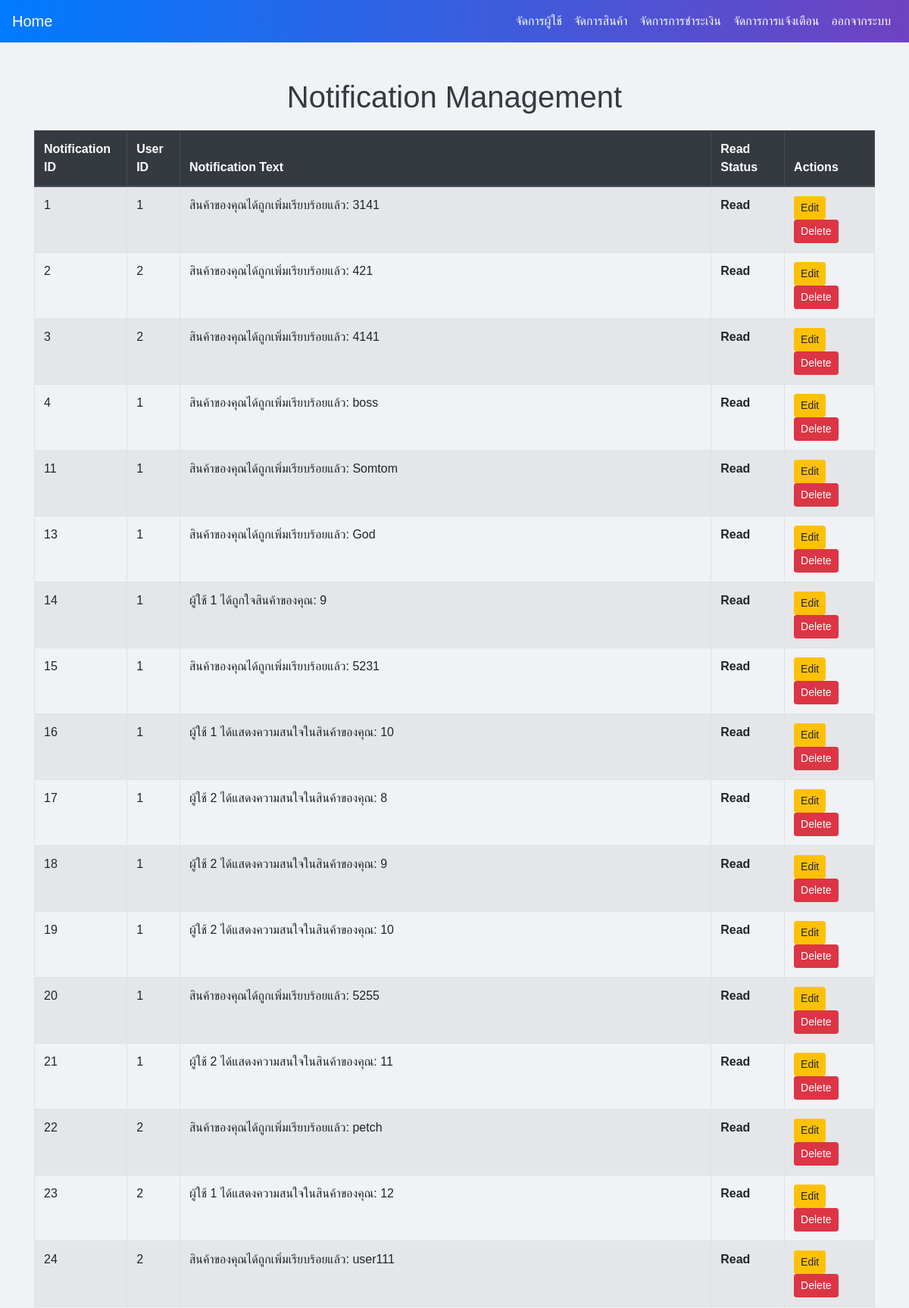
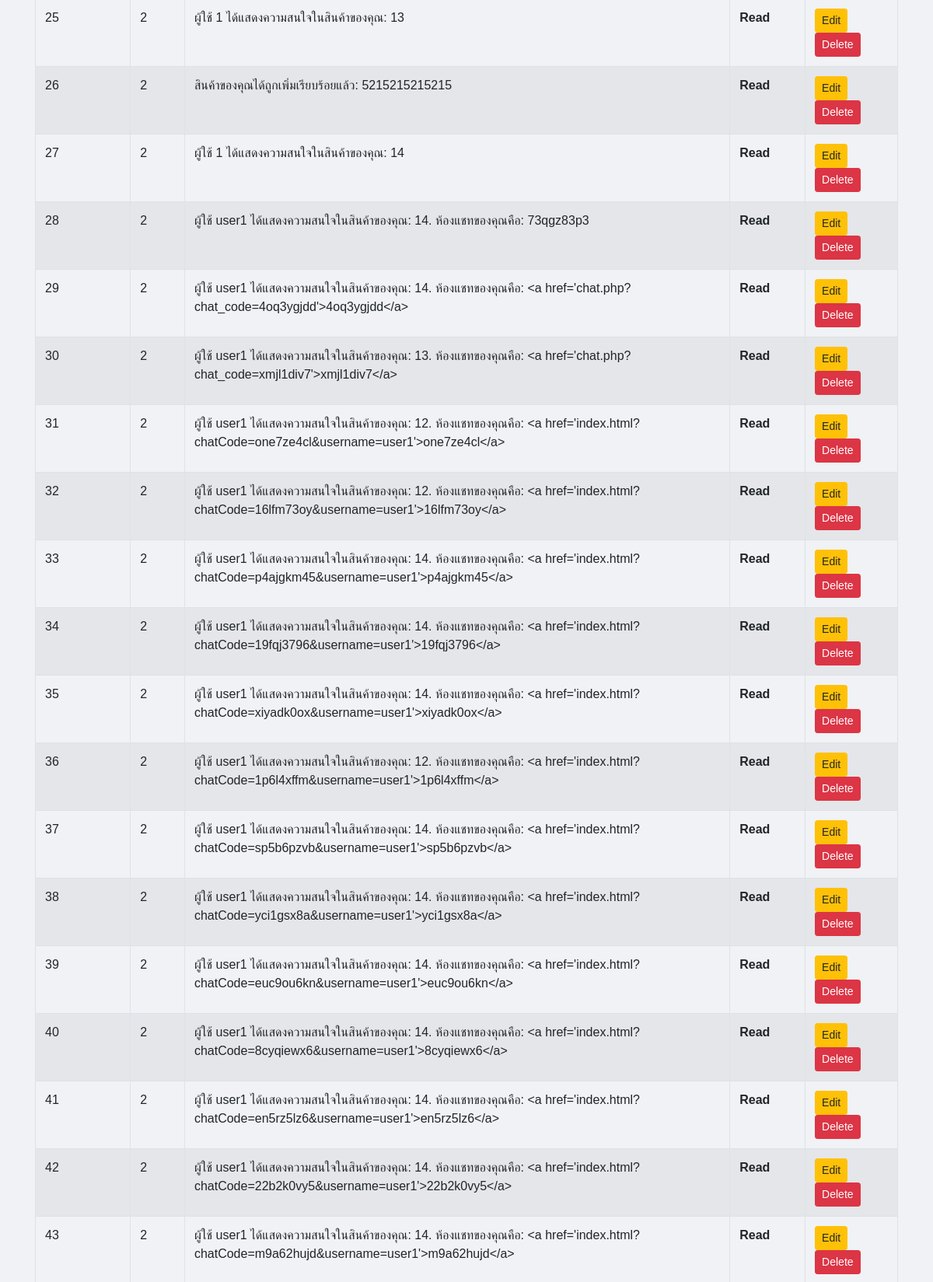
Page /admin/Manage_Notifications.php (upper part) on the committed database (2 pictures, top to bottom).
### tables this page shows
CREATE TABLE `notifications` (
  `notification_id` int(11) NOT NULL,
  `user_id` int(10) UNSIGNED DEFAULT NULL,
  `notification_text` varchar(255) NOT NULL,
  `is_read` tinyint(1) DEFAULT 0,
  `created_at` timestamp NOT NULL DEFAULT current_timestamp()
);

### admin/Manage_Notifications.php (the view, shortened to what this page needs)
<?php
include 'db_connect.php';
$sql = "SELECT * FROM notifications";
$result = mysqli_query($conn, $sql);
?>
<!DOCTYPE html>
<html lang="en">
<head>
    <link rel="stylesheet" href="https://stackpath.bootstrapcdn.com/bootstrap/4.5.2/css/bootstrap.min.css">
</head>
<body>
    <nav class="navbar navbar-expand-lg navbar-dark">
        <a class="navbar-brand" href="admin_dashboard.php">Home</a>
        <div class="collapse navbar-collapse" id="navbarNav">
            <ul class="navbar-nav ml-auto">
                <li class="nav-item">
                    <a class="nav-link" href="manage_users.php">จัดการผู้ใช้</a>
                </li>
                <li class="nav-item">
                    <a class="nav-link" href="manage_products.php">จัดการสินค้า</a>
                </li>
                <li class="nav-item">
                    <a class="nav-link" href="manage_payments.php">จัดการการชำระเงิน</a>
                    <li class="nav-item">
                    <a class="nav-link" href="manage_notifications.php">จัดการการแจ้งเตือน</a>
                </li>
                <li class="nav-item">
                    <a class="nav-link" href="../logout.php">ออกจากระบบ</a>
                </li>
            </ul>
        </div>
    </nav>
    <div class="container mt-5">
        <h1>Notification Management</h1>
        <table class="table table-bordered table-striped">
            <thead class="thead-dark">
                <tr>
                    <th>Notification ID</th>
                    <th>User ID</th>
                    <th>Notification Text</th>
                    <th>Read Status</th>
                    <th>Actions</th>
                </tr>
            </thead>
            <tbody>
                <?php while ($row = mysqli_fetch_assoc($result)) { ?>
                    <tr>
                        <td><?php echo $row['notification_id']; ?></td>
                        <td><?php echo $row['user_id']; ?></td>
                        <td><?php echo htmlspecialchars($row['notification_text']); ?></td>
                        <td class="read-status"><?php echo $row['is_read'] ? 'Read' : 'Unread'; ?></td>
                        <td class="actions">
                            <a href="edit_notification.php?notification_id=<?php echo $row['notification_id']; ?>" class="btn btn-warning btn-sm">Edit</a>
                            <a href="delete_notification.php?notification_id=<?php echo $row['notification_id']; ?>" class="btn btn-danger btn-sm" onclick="return confirmDelete()">Delete</a>
                        </td>
                    </tr>
                <?php } ?>
            </tbody>
        </table>
    </div>
</body>
</html>

### admin/Manage_Notifications.php (style rules this page uses)
body { background-color: #f0f2f5; font-family: 'Arial', sans-serif; }
.navbar { background: linear-gradient(90deg, #007bff, #6f42c1); margin-bottom: 20px; }
.navbar-brand, .nav-link { color: #fff !important; }
h1 { margin: 20px 0; text-align: center; color: #343a40; }
.table { margin-top: 20px; }
.btn { transition: background-color 0.3s; }
.actions a { margin-right: 10px; }
.read-status { font-weight: bold; }

### rows in the picture
notifications: notification_id "1", user "1", notification_text "สินค้าของคุณได้ถูกเพิ่มเรียบร้อยแล้ว: 3141", is_read "Read"
notifications: notification_id "2", user "2", notification_text "สินค้าของคุณได้ถูกเพิ่มเรียบร้อยแล้ว: 421", is_read "Read"
notifications: notification_id "3", user "2", notification_text "สินค้าของคุณได้ถูกเพิ่มเรียบร้อยแล้ว: 4141", is_read "Read"
notifications: notification_id "4", user "1", notification_text "สินค้าของคุณได้ถูกเพิ่มเรียบร้อยแล้ว: boss", is_read "Read"
notifications: notification_id "11", user "1", notification_text "สินค้าของคุณได้ถูกเพิ่มเรียบร้อยแล้ว: Somtom", is_read "Read"
notifications: notification_id "13", user "1", notification_text "สินค้าของคุณได้ถูกเพิ่มเรียบร้อยแล้ว: God", is_read "Read"
notifications: notification_id "14", user "1", notification_text "ผู้ใช้ 1 ได้ถูกใจสินค้าของคุณ: 9", is_read "Read"
notifications: notification_id "15", user "1", notification_text "สินค้าของคุณได้ถูกเพิ่มเรียบร้อยแล้ว: 5231", is_read "Read"
notifications: notification_id "16", user "1", notification_text "ผู้ใช้ 1 ได้แสดงความสนใจในสินค้าของคุณ: 10", is_read "Read"
notifications: notification_id "17", user "1", notification_text "ผู้ใช้ 2 ได้แสดงความสนใจในสินค้าของคุณ: 8", is_read "Read"
notifications: notification_id "18", user "1", notification_text "ผู้ใช้ 2 ได้แสดงความสนใจในสินค้าของคุณ: 9", is_read "Read"
notifications: notification_id "19", user "1", notification_text "ผู้ใช้ 2 ได้แสดงความสนใจในสินค้าของคุณ: 10", is_read "Read"
notifications: notification_id "20", user "1", notification_text "สินค้าของคุณได้ถูกเพิ่มเรียบร้อยแล้ว: 5255", is_read "Read"
notifications: notification_id "21", user "1", notification_text "ผู้ใช้ 2 ได้แสดงความสนใจในสินค้าของคุณ: 11", is_read "Read"
notifications: notification_id "22", user "2", notification_text "สินค้าของคุณได้ถูกเพิ่มเรียบร้อยแล้ว: petch", is_read "Read"
notifications: notification_id "23", user "2", notification_text "ผู้ใช้ 1 ได้แสดงความสนใจในสินค้าของคุณ: 12", is_read "Read"
notifications: notification_id "24", user "2", notification_text "สินค้าของคุณได้ถูกเพิ่มเรียบร้อยแล้ว: user111", is_read "Read"
notifications: notification_id "25", user "2", notification_text "ผู้ใช้ 1 ได้แสดงความสนใจในสินค้าของคุณ: 13", is_read "Read"
notifications: notification_id "26", user "2", notification_text "สินค้าของคุณได้ถูกเพิ่มเรียบร้อยแล้ว: 5215215215215", is_read "Read"
notifications: notification_id "27", user "2", notification_text "ผู้ใช้ 1 ได้แสดงความสนใจในสินค้าของคุณ: 14", is_read "Read"
notifications: notification_id "28", user "2", notification_text "ผู้ใช้ user1 ได้แสดงความสนใจในสินค้าของคุณ: 14. ห้องแชทของคุณคือ: 73qgz83p3", is_read "Read"
notifications: notification_id "29", user "2", notification_text "ผู้ใช้ user1 ได้แสดงความสนใจในสินค้าของคุณ: 14. ห้องแชทของคุณคือ: <a href='chat.php?chat_code=4oq3ygjdd'>4oq3ygjdd</a>", is_read "Read"
notifications: notification_id "30", user "2", notification_text "ผู้ใช้ user1 ได้แสดงความสนใจในสินค้าของคุณ: 13. ห้องแชทของคุณคือ: <a href='chat.php?chat_code=xmjl1div7'>xmjl1div7</a>", is_read "Read"
notifications: notification_id "31", user "2", notification_text "ผู้ใช้ user1 ได้แสดงความสนใจในสินค้าของคุณ: 12. ห้องแชทของคุณคือ: <a href='index.html?chatCode=one7ze4cl&username=user1'>one7ze4cl</a>", is_read "Read"
notifications: notification_id "32", user "2", notification_text "ผู้ใช้ user1 ได้แสดงความสนใจในสินค้าของคุณ: 12. ห้องแชทของคุณคือ: <a href='index.html?chatCode=16lfm73oy&username=user1'>16lfm73oy</a>", is_read "Read"
notifications: notification_id "33", user "2", notification_text "ผู้ใช้ user1 ได้แสดงความสนใจในสินค้าของคุณ: 14. ห้องแชทของคุณคือ: <a href='index.html?chatCode=p4ajgkm45&username=user1'>p4ajgkm45</a>", is_read "Read"
notifications: notification_id "34", user "2", notification_text "ผู้ใช้ user1 ได้แสดงความสนใจในสินค้าของคุณ: 14. ห้องแชทของคุณคือ: <a href='index.html?chatCode=19fqj3796&username=user1'>19fqj3796</a>", is_read "Read"
notifications: notification_id "35", user "2", notification_text "ผู้ใช้ user1 ได้แสดงความสนใจในสินค้าของคุณ: 14. ห้องแชทของคุณคือ: <a href='index.html?chatCode=xiyadk0ox&username=user1'>xiyadk0ox</a>", is_read "Read"
notifications: notification_id "36", user "2", notification_text "ผู้ใช้ user1 ได้แสดงความสนใจในสินค้าของคุณ: 12. ห้องแชทของคุณคือ: <a href='index.html?chatCode=1p6l4xffm&username=user1'>1p6l4xffm</a>", is_read "Read"
notifications: notification_id "37", user "2", notification_text "ผู้ใช้ user1 ได้แสดงความสนใจในสินค้าของคุณ: 14. ห้องแชทของคุณคือ: <a href='index.html?chatCode=sp5b6pzvb&username=user1'>sp5b6pzvb</a>", is_read "Read"
notifications: notification_id "38", user "2", notification_text "ผู้ใช้ user1 ได้แสดงความสนใจในสินค้าของคุณ: 14. ห้องแชทของคุณคือ: <a href='index.html?chatCode=yci1gsx8a&username=user1'>yci1gsx8a</a>", is_read "Read"
notifications: notification_id "39", user "2", notification_text "ผู้ใช้ user1 ได้แสดงความสนใจในสินค้าของคุณ: 14. ห้องแชทของคุณคือ: <a href='index.html?chatCode=euc9ou6kn&username=user1'>euc9ou6kn</a>", is_read "Read"
notifications: notification_id "40", user "2", notification_text "ผู้ใช้ user1 ได้แสดงความสนใจในสินค้าของคุณ: 14. ห้องแชทของคุณคือ: <a href='index.html?chatCode=8cyqiewx6&username=user1'>8cyqiewx6</a>", is_read "Read"
notifications: notification_id "41", user "2", notification_text "ผู้ใช้ user1 ได้แสดงความสนใจในสินค้าของคุณ: 14. ห้องแชทของคุณคือ: <a href='index.html?chatCode=en5rz5lz6&username=user1'>en5rz5lz6</a>", is_read "Read"
notifications: notification_id "42", user "2", notification_text "ผู้ใช้ user1 ได้แสดงความสนใจในสินค้าของคุณ: 14. ห้องแชทของคุณคือ: <a href='index.html?chatCode=22b2k0vy5&username=user1'>22b2k0vy5</a>", is_read "Read"
notifications: notification_id "43", user "2", notification_text "ผู้ใช้ user1 ได้แสดงความสนใจในสินค้าของคุณ: 14. ห้องแชทของคุณคือ: <a href='index.html?chatCode=m9a62hujd&username=user1'>m9a62hujd</a>", is_read "Read"
